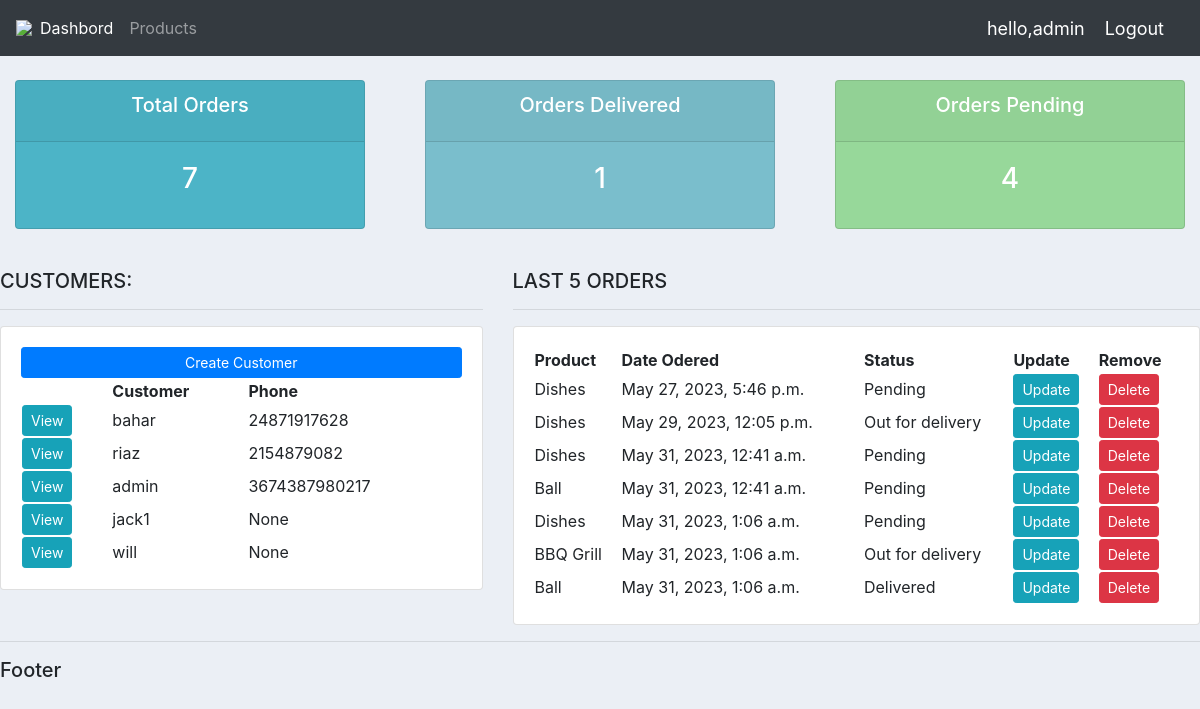
Page / (signed in) on the committed database.
### accounts/models.py (models this page shows, shortened)
class Customer(models.Model):
    user=models.OneToOneField(User,null=True,blank=True, on_delete=models.CASCADE)
    name=models.CharField(max_length=200,null=True)
    phone=models.CharField(max_length=200,null=True)
    profile_pic=models.ImageField(upload_to='image/',default='image11.jpg',null=True,blank=True)
    email=models.CharField(max_length=200,null=True)
    date_created=models.DateTimeField(auto_now_add=True,null=True)

class Order(models.Model):
    STATUS=(
        ('Pending','Pending'),
        ('Out for delivery','Out for delivery'),
        ('Delivered','Delivered'),
    )
    customer=models.ForeignKey(Customer,null=True,on_delete=models.SET_NULL)
    product=models.ForeignKey(Product,null=True,on_delete=models.SET_NULL)
    date_created=models.DateTimeField(auto_now_add=True)
    status=models.CharField(max_length=200,null=True,choices=STATUS)
    note=models.CharField(max_length=200,null=True)

class Product(models.Model):
    CATEGORY=(
        ('Indoor','Indoor'),
        ('Out Door','Out Door'),
    )
    name=models.CharField(max_length=200, null=True)
    price=models.FloatField(null=True)
    category=models.CharField(max_length=200, null=True,choices=CATEGORY)
    description=models.CharField(max_length=200, null=True,blank=True)
    date_created=models.DateTimeField(auto_now_add=True,null=True)
    tags=models.ManyToManyField(Tag)
    def __str__(self):
        return self.name

### accounts/decorators.py (the view)
    def wrapper(request,*args,**kwargs):
        group=None
        if request.user.groups.exists():
            group=request.user.groups.all()[0].name
        if group=='admin':
            return func(request,*args,**kwargs)
        if group=='customer':
            return redirect('login')
        else:
            return redirect('register')

### accounts/views.py (called while the page is built)
@login_required(login_url='login')
@admin_only
def home(request):
    orders=Order.objects.all()
    customers=Customer.objects.all()
    total_customers=customers.count()
    total_orders=orders.count()
    delivered=orders.filter(status='Delivered').count()
    pending=orders.filter(status='Pending').count()
    context={
        "customers":customers,
        "orders":orders,
        "total_customers":total_customers,
        "total_orders":total_orders,
        "delivered":delivered,
        "pending":pending,
    }
    return render(request,'accounts/dashboard.html',context)

### accounts/templates/accounts/dashboard.html
{% extends 'accounts/main.html' %}
{% block content %}
{% include 'accounts/status.html' %}
<br>
<div class="row">
    <div class="col-md-5">
        <h5>CUSTOMERS:</h5>
        <hr>
        <div class="card card-body">
            <a class="btn btn-primary btn-sm btn-block" href="">Create Customer</a>
            <table>
                <tr>
                    <th></th>
                    <th>Customer</th>
                    <th>Phone</th>
                </tr>
                {% for customer in customers %}
                    <tr>
                        <td><a class="btn btn-sm btn-info" href="{% url 'customer' customer.id %}">View</a></td>
                        <td>{{customer.name}}</td>
                        <td>{{customer.phone}}</td>
                    </tr>
                {% endfor %}
            </table>
        </div>
    </div>
    <div class="col-md-7">
        <h5>LAST 5 ORDERS</h5>
        <hr>
        <div class="card card-body">
            <table>
                <tr>
                    <th>Product</th>
                    <th>Date Odered</th>
                    <th>Status</th>
                    <th>Update</th>
                    <th>Remove</th>
                </tr>
                {% for order in orders %}
                    <tr>
                        <td>{{order.product}}</td>
                        <td>{{order.date_created}}</td>
                        <td>{{order.status}}</td>
                        <td><a class="btn btn-sm btn-info" href="{% url 'update_order' pk=order.id %}">Update</a></td>
                        <td><a class="btn btn-sm btn-danger" href="{% url 'delete' order.id %}">Delete</a></td>
                    </tr>
                {% endfor %}
            </table>
        </div>
    </div>
</div>
{% endblock %}

### accounts/templates/accounts/main.html (shortened to what this page needs)
{% load static %}
<!DOCTYPE html>
<html lang="en">
<head>
    <link rel="stylesheet" href="https://cdn.jsdelivr.net/npm/bootstrap@4.0.0/dist/css/bootstrap.min.css">
    <link rel="stylesheet" type="text/css" href="{% static '/css/main.css' %}">
</head>
<body>
    {% include 'accounts/navbar.html' %}
    {% block content %}
    {% endblock %}
    <hr>
    <h5>Footer</h5>
</body>
</html>

### accounts/templates/accounts/navbar.html (shortened to what this page needs)
{% load static %}
<nav class="navbar navbar-expand-lg navbar-dark bg-dark">
  <img src="{% static 'images/logo1.png' %}">
    <div class="collapse navbar-collapse" id="navbarNav">
      <ul class="navbar-nav">
        {% if request.user.is_staff %}
        <li class="nav-item active">
          <a class="nav-link" href="{% url 'home' %}">Dashbord </a>
        </li>
        <li class="nav-item">
          <a class="nav-link" href="{% url 'product' %}">Products</a>
        </li>
        {% else %}
        <li class="nav-item">
          <a class="nav-link" href="{% url 'account' %}">Settings</a>
        </li>
        {% endif %}
      </ul>
    </div>
    <span class="hello-msg">hello,{{request.user}} </span>
    <span ><a class="hello-msg" href="{% url "logout"%}">Logout</a></span>
  </nav>

### accounts/templates/accounts/status.html
<br>
<div class="row">
    <div class="col">
        <div class="col-md">
            <div class="card text-center text-white mb-3" id="total-orders">
                <div class="card-header">
                    <h5 class="card-title">Total Orders</h5>
                </div>
                <div class="card-body">
                    <h3 class="card-title">{{total_orders}}</h3>
                </div>
            </div>
        </div>
    </div>
    <div class="col">
        <div class="col-md">
            <div class="card text-center text-white mb-3" id="orders-delivered">
                <div class="card-header">
                    <h5 class="card-title">Orders Delivered</h5>
                </div>
                <div class="card-body">
                    <h3 class="card-title">{{delivered}}</h3>
                </div>
            </div>
        </div>
    </div>
    <div class="col">
        <div class="col-md">
            <div class="card text-center text-white mb-3" id="orders-pending">
                <div class="card-header">
                    <h5 class="card-title">Orders Pending</h5>
                </div>
                <div class="card-body">
                    <h3 class="card-title">{{pending}}</h3>
                </div>
            </div>
        </div>
    </div>
</div>

### static/css/main.css (style rules this page uses)
body { background-color: #ebeff5; }
#total-orders { background-color: #4cb4c7; }
#orders-delivered { background-color: #7abecc; }
#orders-pending { background-color: #7cd17cC0; }

### accounts/templates/accounts/navbar.html (style rules this page uses)
.hello-msg { font-size: 18px; color: #fff; margin-right: 20px; }

### rows in the picture
Customer: name "bahar", phone "24871917628"
Customer: name "riaz", phone "2154879082"
Customer: name "admin", phone "3674387980217"
Customer: name "jack1", phone "None"
Customer: name "will", phone "None"
Order: product "Dishes", date_created "May 27, 2023, 5:46 p.m.", status "Pending"
Order: product "Dishes", date_created "May 29, 2023, 12:05 p.m.", status "Out for delivery"
Order: product "Dishes", date_created "May 31, 2023, 12:41 a.m.", status "Pending"
Order: product "Ball", date_created "May 31, 2023, 12:41 a.m.", status "Pending"
Order: product "Dishes", date_created "May 31, 2023, 1:06 a.m.", status "Pending"
Order: product "BBQ Grill", date_created "May 31, 2023, 1:06 a.m.", status "Out for delivery"
Order: product "Ball", date_created "May 31, 2023, 1:06 a.m.", status "Delivered"

### other values in the picture
{{ request.user }} "admin"
{{ total_orders }} "7"
{{ delivered }} "1"
{{ pending }} "4"
